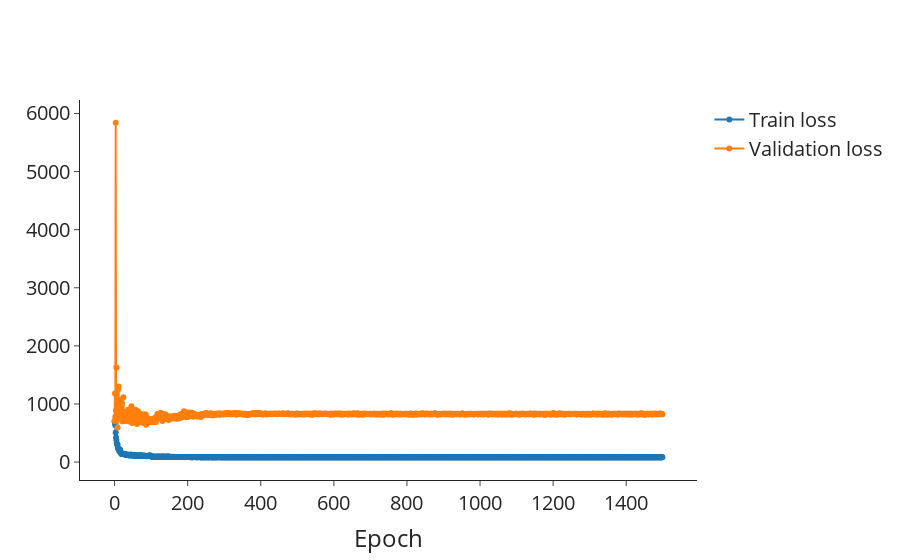

Here is the notebook cell this chart was saved with:
### Markdown cell above
## Loss

### Code cell
lr_val = go.Scatter(
    x=df_lr_epochs_first.index,
    y=df_lr_epochs_first["val/loss/shg_tensor_full"],
    mode="lines+markers",
    name="Validation loss",
    showlegend=True,
)
lr_train = go.Scatter(
    x=df_lr_epochs_second.index,
    y=df_lr_epochs_second["train/loss/shg_tensor_full"],
    mode="lines+markers",
    name="Train loss",
    showlegend=True,
)

# Layout
layout = go.Layout(
    # title=dict(text='Scatter Plot'),
    xaxis=dict(title="Epoch"),
    # yaxis=dict(title='<i>d&#770;</i><sub>KP</sub> (pm/V)', range=[-5,180]),
    # legend=dict(font=dict(size=12)),
)

# Create figure
fig = go.Figure(data=[lr_train, lr_val], layout=layout)

fig.update_layout(
    autosize=True,
    font_size=20,
    # width=600,
    # height=600,
    # plot_bgcolor="white",
    template="simple_white",
)
fig.update_layout(
    xaxis=dict(
        # tickmode = 'array',
        # tickvals = [1, 2,3,4,5,6,7,8],
        # ticktext = ['One', 'Three', 'Five', 'Seven', 'Nine', 'Eleven']
        showgrid=False,
    ),
    yaxis=dict(
        # tickmode = 'array',
        # tickvals = [1, 2,3,4,5,6,7,8],
        # ticktext = ['One', 'Three', 'Five', 'Seven', 'Nine', 'Eleven']
        showgrid=False,
    ),
)

# Show figure
fig.show()

### Figure 1 — Plotly figure (JSON) as saved in the notebook; plotly's stock layout.template omitted (floating-point values rounded to 4 significant figures; data arrays with more than 128 entries replaced by an {"elided": "..."} marker saying what was removed)
{"data": [{"mode": "lines+markers", "name": "Train loss", "showlegend": true, "type": "scatter", "x": {"elided": "1500 int values"}, "y": {"elided": "1500 float values"}}, {"mode": "lines+markers", "name": "Validation loss", "showlegend": true, "type": "scatter", "x": {"elided": "1500 int values"}, "y": {"elided": "1500 float values"}}], "layout": {"autosize": true, "font": {"size": 20}, "xaxis": {"showgrid": false, "title": {"text": "Epoch"}}, "yaxis": {"showgrid": false}}}
